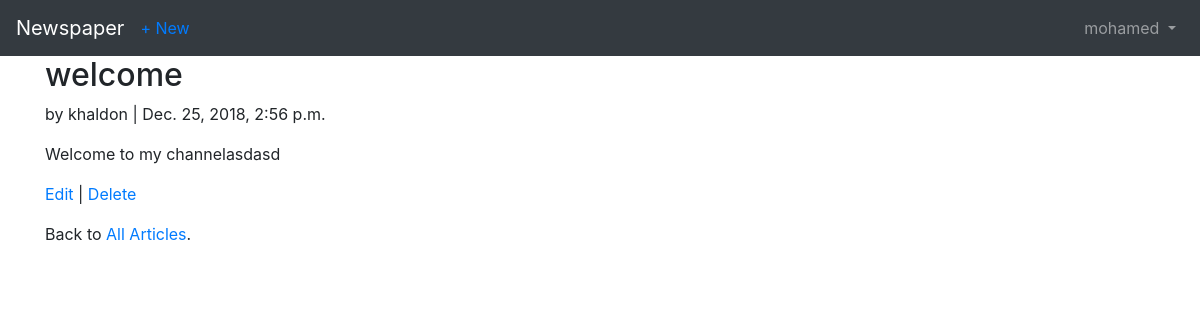
Page /articles/3/ (signed in) on the committed database.
### users/models.py (models this page shows)
class CustomUser(AbstractUser):
    age = models.PositiveIntegerField(default=0 )

### articles/models.py (models this page shows, shortened)
class Article(models.Model):
    title = models.CharField( max_length=100)
    body = models.TextField()
    date = models.DateTimeField(auto_now_add=True)
    author = models.ForeignKey(settings.AUTH_USER_MODEL, on_delete=models.CASCADE)

### articles/views.py (the view)
# urls.py: path('<int:pk>/',views.ArticleDetailView.as_view(),        name='article_detail'),
class ArticleDetailView(LoginRequiredMixin,DetailView):
    model = models.Article
    template_name = 'article_detail.html'
    login_url = 'login'

### templates/article_detail.html
{% extends "base.html" %}
{% block content %}
  <div class="article-entry">
    <h2>{{ object.title }}</h2>
    <p>by {{ object.author }} | {{ object.date }}</p>
    <p>{{ object.body }}</p>
  </div>
  <p><a href="{% url 'article_edit' article.pk %}">Edit</a> | <a href="{% url 'article_delete' article.pk %}">Delete</a></p>
<p>Back to <a href="{% url 'article_list' %}">All Articles</a>.</p>
{% endblock %}

### templates/base.html (shortened to what this page needs)
<!DOCTYPE html>
<html lang="en" dir="ltr">
  <head>
    <link rel="stylesheet" href="https://stackpath.bootstrapcdn.com/bootstrap/4.1.3/css/bootstrap.min.css">
  </head>
  <body>
    <nav class="navbar navbar-expand-md navbar-dark bg-dark mb- ">
    <a class="navbar-brand" href="{% url 'home' %}">Newspaper</a>
    {% if user.is_authenticated %}
          <ul class="navbar-nav mr-auto">
          <li class="nav-item"><a href="{% url 'article_new' %}">+ New</a></li>
          </ul>
    {% endif %}
    <div class="collapse navbar-collapse" id="navbarCollapse">
    {% if user.is_authenticated %}
    <ul class="navbar-nav ml-auto">
          <li class="nav-item">
            <a class="nav-link dropdown-toggle" href="#" id="userMenu" data-toggle="dropdown" aria-haspopup="true" aria-expanded="false">
            {{ user.username }}
            </a>
        </li>
    </ul>
    {% else %}
    <form class="form-inline ml-auto">
        <a href="{% url 'login' %}" class="btn btn-outline-secondary">Log in</a>
        <a href="{% url 'users:signup' %}" class="btn btn-primary ml- ">Sign up</a>
    </form>
    {% endif %}
  </div>
</nav>
    <div class="container">
    {% block content %}
    {% endblock %}
    </div>
  </body>
</html>

### rows in the picture
CustomUser: username "mohamed"
Article: title "welcome", author "khaldon", date "Dec. 25, 2018, 2:56 p.m.", body "Welcome to my channelasdasd"
